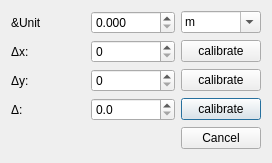
<?xml version="1.0" encoding="UTF-8"?>
<ui version="4.0">
 <class>CalibrationDialog</class>
 <widget class="QDialog" name="CalibrationDialog">
  <property name="geometry">
   <rect>
    <x>0</x>
    <y>0</y>
    <width>272</width>
    <height>163</height>
   </rect>
  </property>
  <property name="maximumSize">
   <size>
    <width>283</width>
    <height>163</height>
   </size>
  </property>
  <property name="windowTitle">
   <string>Calibrate</string>
  </property>
  <layout class="QVBoxLayout" name="verticalLayout">
   <item>
    <layout class="QGridLayout" name="gridLayout">
     <item row="1" column="1">
      <widget class="QDoubleSpinBox" name="sp_dx">
       <property name="suffix">
        <string/>
       </property>
       <property name="decimals">
        <number>0</number>
       </property>
       <property name="maximum">
        <double>999999.000000000000000</double>
       </property>
      </widget>
     </item>
     <item row="3" column="2">
      <widget class="QPushButton" name="pb_calibrate_d">
       <property name="text">
        <string>calibrate</string>
       </property>
      </widget>
     </item>
     <item row="0" column="2">
      <widget class="QComboBox" name="cb_unit">
       <property name="editable">
        <bool>true</bool>
       </property>
       <property name="currentIndex">
        <number>2</number>
       </property>
       <item>
        <property name="text">
         <string>mm</string>
        </property>
       </item>
       <item>
        <property name="text">
         <string>cm</string>
        </property>
       </item>
       <item>
        <property name="text">
         <string>m</string>
        </property>
       </item>
       <item>
        <property name="text">
         <string>km</string>
        </property>
       </item>
      </widget>
     </item>
     <item row="0" column="0">
      <widget class="QLabel" name="label_4">
       <property name="text">
        <string>&amp;Unit</string>
       </property>
      </widget>
     </item>
     <item row="0" column="1">
      <widget class="QDoubleSpinBox" name="sp_user_value">
       <property name="decimals">
        <number>3</number>
       </property>
       <property name="maximum">
        <double>99999.000000000000000</double>
       </property>
      </widget>
     </item>
     <item row="3" column="0">
      <widget class="QLabel" name="label_3">
       <property name="text">
        <string>Δ:</string>
       </property>
      </widget>
     </item>
     <item row="2" column="1">
      <widget class="QDoubleSpinBox" name="sp_dy">
       <property name="suffix">
        <string/>
       </property>
       <property name="decimals">
        <number>0</number>
       </property>
       <property name="maximum">
        <double>999999.000000000000000</double>
       </property>
      </widget>
     </item>
     <item row="1" column="0">
      <widget class="QLabel" name="label">
       <property name="text">
        <string>Δx:</string>
       </property>
      </widget>
     </item>
     <item row="1" column="2">
      <widget class="QPushButton" name="pb_calibrate_dx">
       <property name="text">
        <string>calibrate</string>
       </property>
      </widget>
     </item>
     <item row="2" column="0">
      <widget class="QLabel" name="label_2">
       <property name="text">
        <string>Δy:</string>
       </property>
      </widget>
     </item>
     <item row="2" column="2">
      <widget class="QPushButton" name="pb_calibrate_dy">
       <property name="text">
        <string>calibrate</string>
       </property>
      </widget>
     </item>
     <item row="3" column="1">
      <widget class="QDoubleSpinBox" name="sp_d">
       <property name="suffix">
        <string/>
       </property>
       <property name="decimals">
        <number>1</number>
       </property>
       <property name="maximum">
        <double>999999.000000000000000</double>
       </property>
      </widget>
     </item>
     <item row="4" column="2">
      <widget class="QPushButton" name="pb_cancel">
       <property name="text">
        <string>Cancel</string>
       </property>
      </widget>
     </item>
    </layout>
   </item>
   <item>
    <spacer name="verticalSpacer">
     <property name="orientation">
      <enum>Qt::Vertical</enum>
     </property>
     <property name="sizeHint" stdset="0">
      <size>
       <width>20</width>
       <height>24</height>
      </size>
     </property>
    </spacer>
   </item>
  </layout>
 </widget>
 <resources/>
 <connections>
  <connection>
   <sender>pb_cancel</sender>
   <signal>clicked()</signal>
   <receiver>CalibrationDialog</receiver>
   <slot>reject()</slot>
   <hints>
    <hint type="sourcelabel">
     <x>234</x>
     <y>139</y>
    </hint>
    <hint type="destinationlabel">
     <x>259</x>
     <y>258</y>
    </hint>
   </hints>
  </connection>
 </connections>
</ui>
